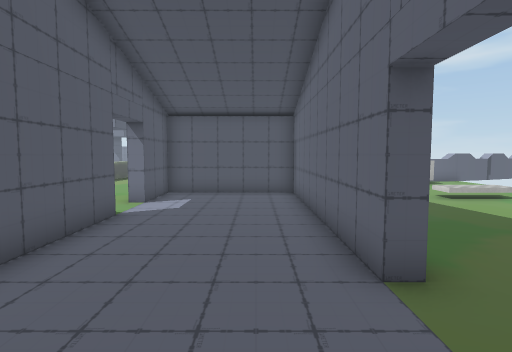
view 1 (above)

21 first-person views from a walk through a scene from a Unity 3-D project. The camera is 1.5 m above the floor, tilts 4° down and sees 80° across. The floor is counted in squares, 1 m on a side. Each view is taken from the middle of a square. On the plan, view 1 faces up. The plan holds only what a view shows up to about 15 squares ahead; the rest is blank. The place goes on beyond the plan. The player is left out. Some surface patterns are stand-ins.

view 2
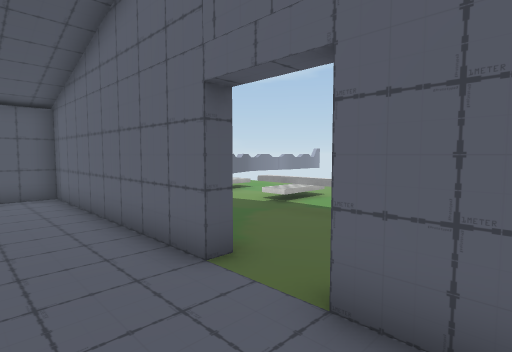

view 3
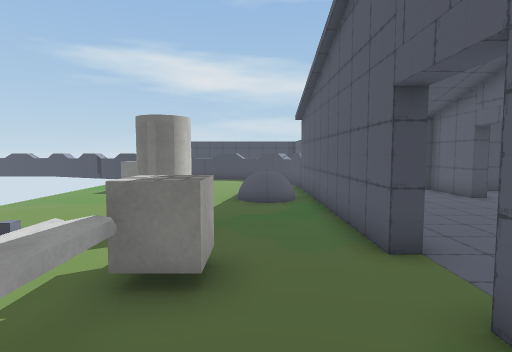

view 4
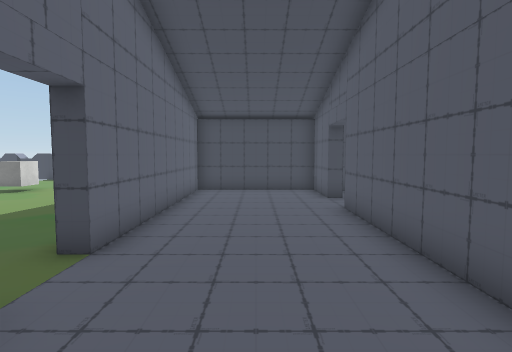

view 5
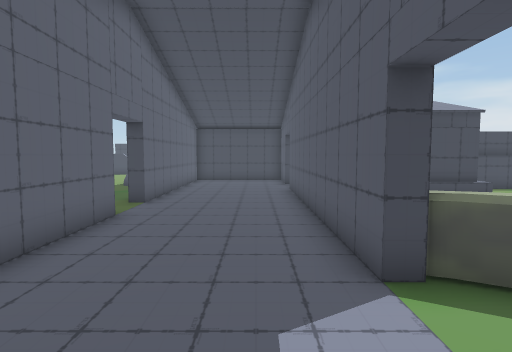

view 6
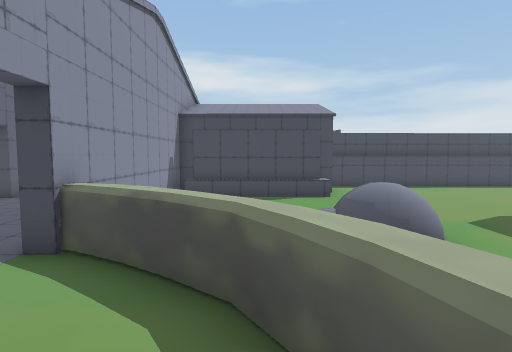

view 7
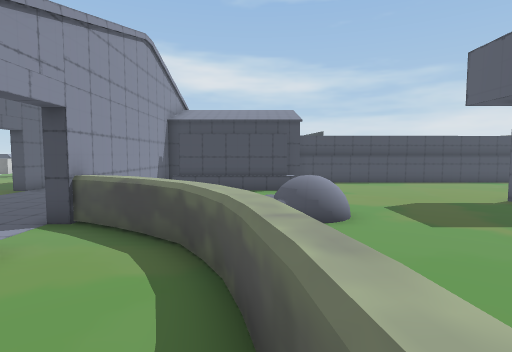

view 8
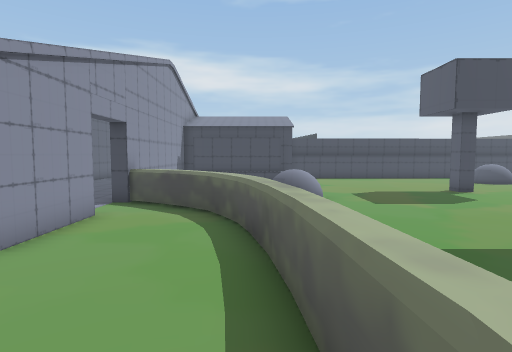

view 9
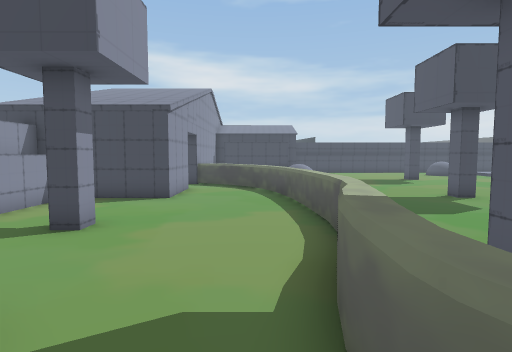

view 10
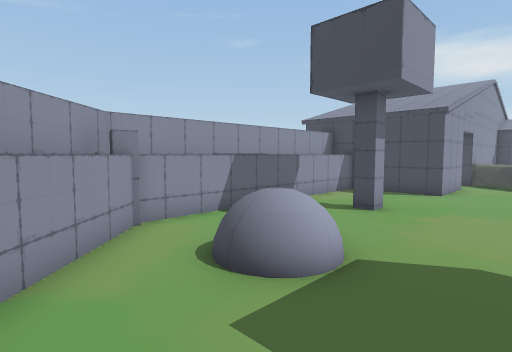

view 11
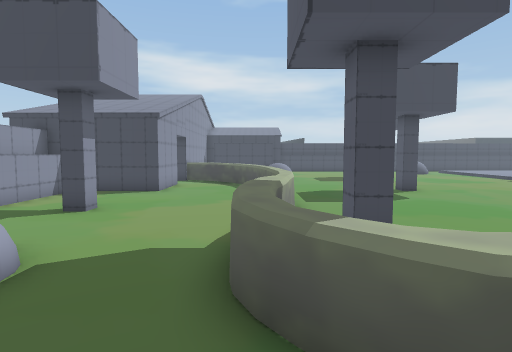

view 12
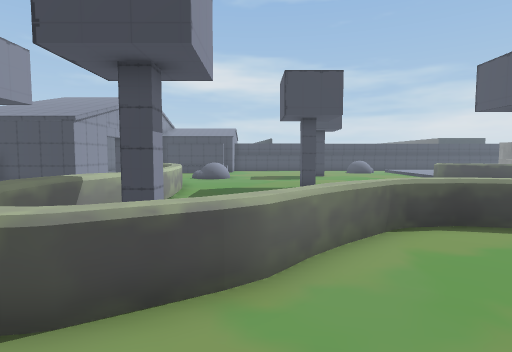

view 13
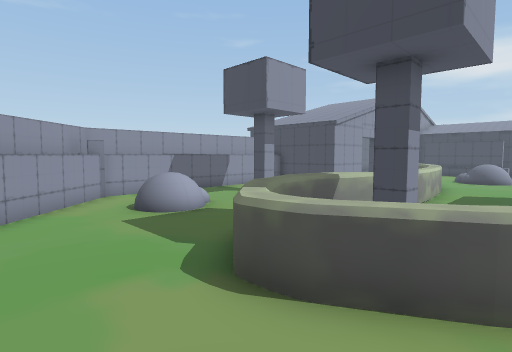

view 14
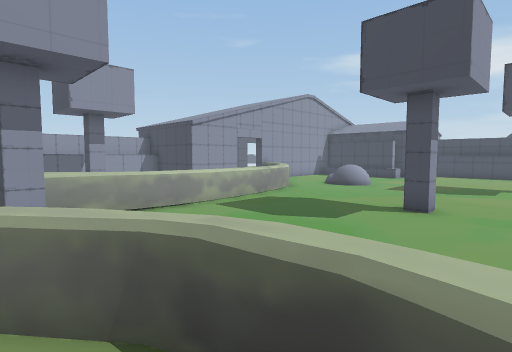

view 15
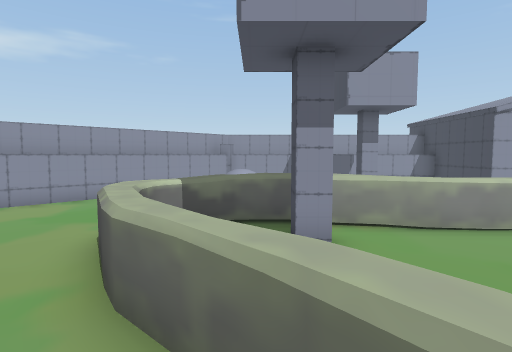

view 16
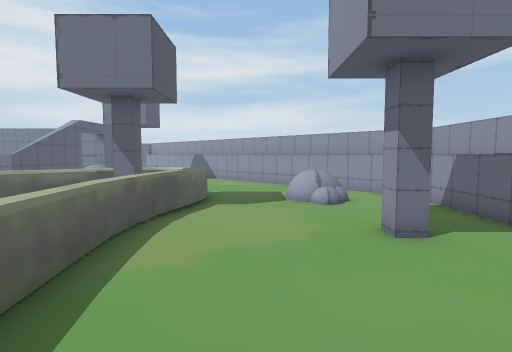

view 17
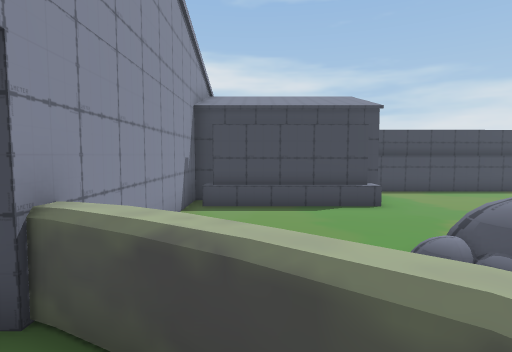

view 18
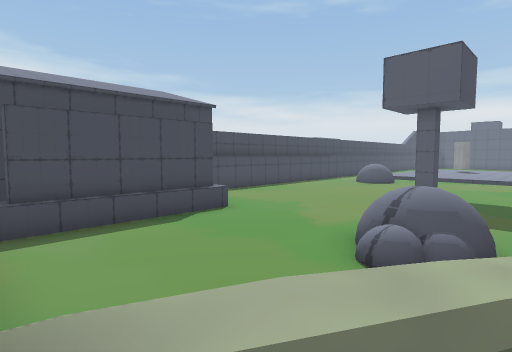

view 19
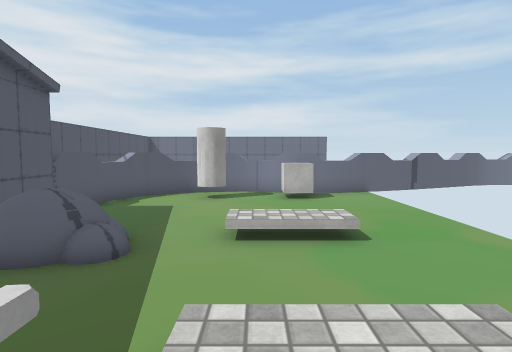

view 20
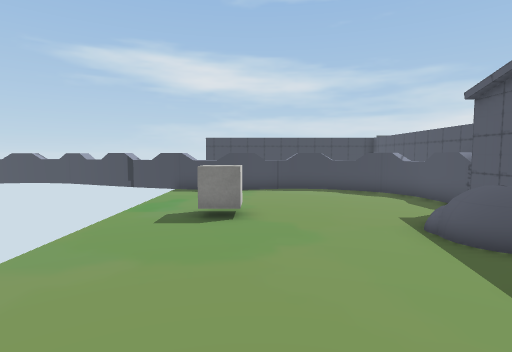

view 21
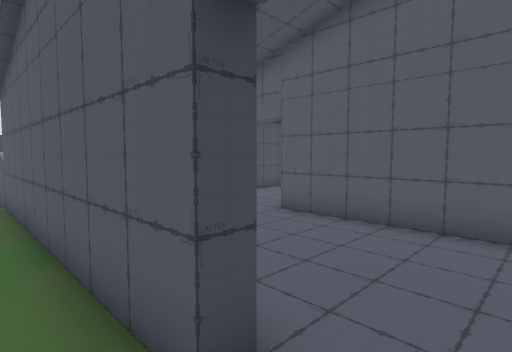

### Floor plan
Key: @ floor where view 1 was taken; # wall or solid block; . main floor; : floor 0.25 m higher than the main floor; = window, fence, low wall or low ledge; ^ raised ledge; O other object.
Columns run from 17 left of view 1 to 12 right of it. Each row starts with its distance up from view 1.
 26 :#OOO. .....#^##
 25 :# O  ........^##
 24 ^# ............^#
 23   ....^^^.......^#
 22  ....^. .^..OOO..^#
 21 ....^.  .^...OO..^#
 20 ^.^^=  #.^.......^#
 19 ^^=.....=^.......^#
 18    .....==.......^#    #^    #
 17   ......^.....#..^#  ^^..^#^^#
 16 ........^........^#.#.OO.OO..
 15 ........^........^#^..O......
 14 ........^........^##.........
 13 ........^^.......O##.........
 12 ...#.....^...OOOOOOO ........
 11 .........^...O .   O  ..OO...
 10 .........^=..O     OOO.......
  9 ..........^...     OOO.......
  8  ........ .^^.     O .......
  7 .......OO   ^#     O ...OO..
  6 .......OO..  O  .  O...O...
  5 .............O     O...O.
  4  ............O     O...O
  3 .............O     ...OO.
  2 .............O     ...O..
  1 ........#####O     O......
  0 .......OOOOOOO  .@ O..OO
 -1 .......O     O     O........
 -2 .......O     O     O.........
 -3 #######O           O.........
 -4                    OOO.......
 -5              O     OOO.......
 -6              O     O......O..
 -7          OOOOOOOOOOO......O..
 -8                    #.........
 -9                   ##.........
-10                   #^...... ..
-11                   #.#..... ..
-12                   #  ^^..^#^^#
-13                   #    #^    #
-14                   #

Where each view was taken, in squares from view 1:
view 1: 0 up, 0 right, facing up
view 2: 0 up, 1 left, facing up-right
view 3: 6 up, 4 right, facing down
view 4: 6 up, 1 left, facing down
view 5: 11 up, 2 left, facing down
view 6: 12 up, 7 left, facing down
view 7: 14 up, 8 left, facing down
view 8: 17 up, 8 left, facing down
view 9: 23 up, 7 left, facing down
view 10: 25 up, 7 left, facing down-right
view 11: 25 up, 8 left, facing down
view 12: 26 up, 12 left, facing down
view 13: 26 up, 12 left, facing down-right
view 14: 21 up, 17 left, facing down-right
view 15: 21 up, 15 left, facing right
view 16: 11 up, 6 left, facing up
view 17: 10 up, 6 left, facing down
view 18: 8 up, 4 left, facing down-left
view 19: 5 up, 7 right, facing up
view 20: 1 up, 8 right, facing down
view 21: 3 up, 3 right, facing down-left
